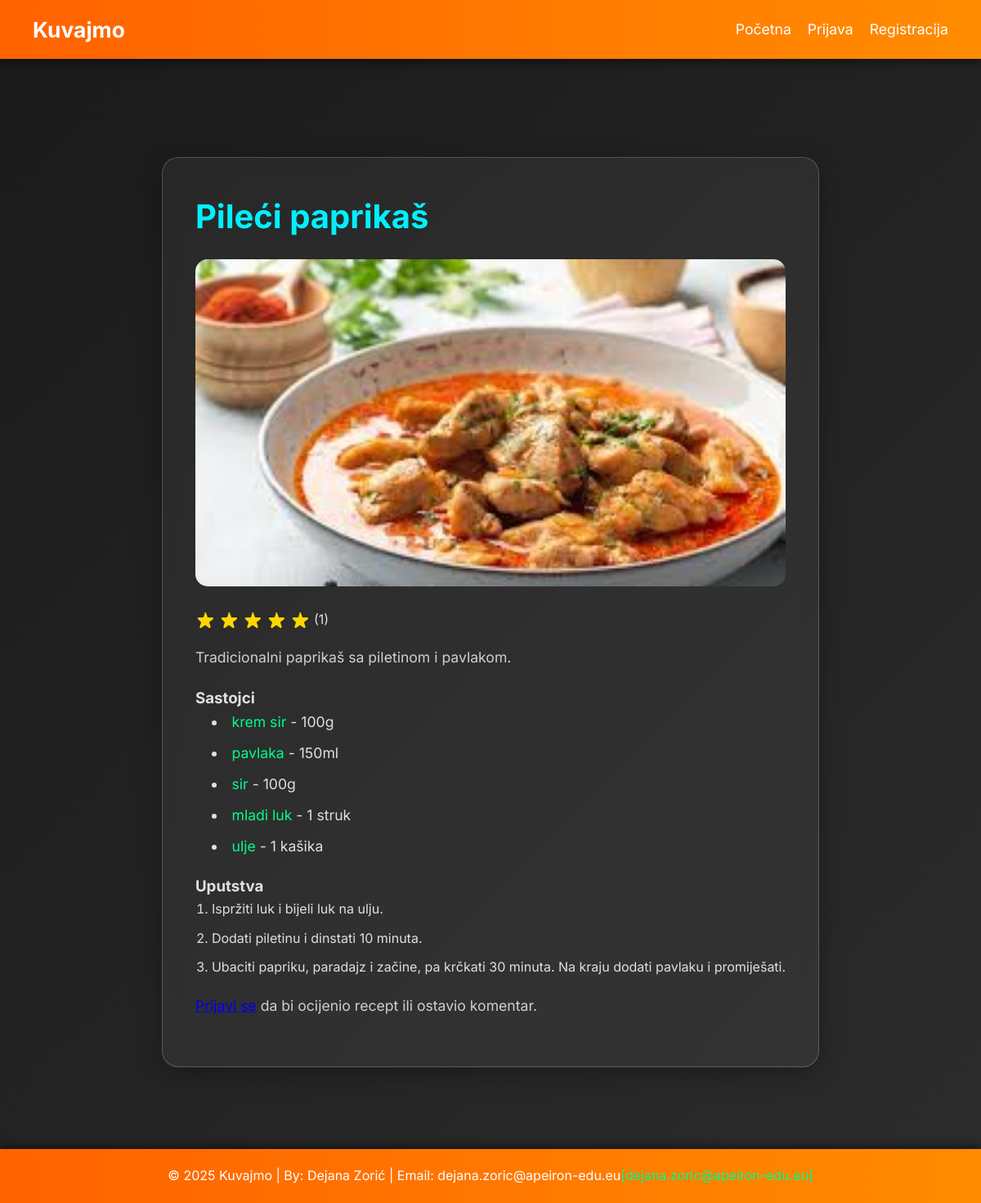
/recipe_show.php?id=3, run on the app's committed database.
### tables this page shows
CREATE TABLE `recipes` (
  `id` int(11) NOT NULL,
  `title` varchar(255) NOT NULL,
  `description` text NOT NULL,
  `instructions` text NOT NULL,
  `image` varchar(255) DEFAULT NULL,
  `user_id` int(11) DEFAULT NULL,
  `created_at` timestamp NOT NULL DEFAULT current_timestamp()
);

CREATE TABLE `recipe_ingredient` (
  `id` int(11) NOT NULL,
  `recipe_id` int(11) DEFAULT NULL,
  `ingredient_id` int(11) DEFAULT NULL,
  `quantity` varchar(255) DEFAULT NULL,
  `created_at` timestamp NOT NULL DEFAULT current_timestamp()
);

CREATE TABLE `ingredients` (
  `id` int(11) NOT NULL,
  `name` varchar(255) NOT NULL,
  `created_at` timestamp NOT NULL DEFAULT current_timestamp()
);

### helpers.php (called while the page is built, shortened)
<?php
if (!function_exists('isLoggedIn')) {
    function isLoggedIn() {
        return isset($_SESSION['user_id']);
    }
}
?>

### recipe_show.php (the view, shortened to what this page needs)
<?php
require 'header.php';
require 'helpers.php';
$recipe_id = (int)$_GET['id'];
$stmt = $pdo->prepare("SELECT r.*, AVG(rt.rating) as avg_rating, COUNT(rt.id) as rating_count
                       FROM recipes r
                       LEFT JOIN ratings rt ON r.id = rt.recipe_id
                       WHERE r.id = ?
                       GROUP BY r.id");
$stmt->execute([$recipe_id]);
$recipe = $stmt->fetch(PDO::FETCH_ASSOC);
$stmt = $pdo->prepare("SELECT i.name, ri.quantity
                       FROM recipe_ingredient ri
                       JOIN ingredients i ON ri.ingredient_id = i.id
                       WHERE ri.recipe_id = ?");
$stmt->execute([$recipe_id]);
$ingredients = $stmt->fetchAll(PDO::FETCH_ASSOC);
$stmt = $pdo->prepare("SELECT c.*, u.name AS name
                       FROM comments c
                       JOIN users u ON c.user_id = u.id
                       WHERE c.recipe_id = ?
                       ORDER BY c.created_at DESC");
$stmt->execute([$recipe_id]);
$comments = $stmt->fetchAll(PDO::FETCH_ASSOC);
$user_rating = 0;
$has_rated = false;
?>
    <section class="container">
        <div class="recipe-details">
            <h2><?php echo htmlspecialchars($recipe['title']); ?></h2>
            <img src="<?php echo $recipe['image'] ? '/cook/uploads/' . htmlspecialchars($recipe['image']) : 'https://via.placeholder.com/600x400.png?text=Nema+slike'; ?>" alt="<?php echo htmlspecialchars($recipe['title']); ?>">
            <div class="rating">
                <?php for ($i = 1; $i <= 5; $i++): ?>
                    <svg fill="<?php echo $i <= round($recipe['avg_rating']) ? '#ffd700' : '#ccc'; ?>" viewBox="0 0 20 20">
                        <path d="M9.049 2.927c.3-.921 1.603-.921 1.902 0l1.286 3.97a1 1 0 00.95.69h4.178c.969 0 1.371 1.24.588 1.81l-3.39 2.467a1 1 0 00-.364 1.118l1.286 3.97c.3.921-.755 1.688-1.54 1.118l-3.39-2.467a1 1 0 00-1.175 0l-3.39 2.467c-.784.57-1.838-.197-1.54-1.118l1.286-3.97a1 1 0 00-.364-1.118L2.737 9.397c-.783-.57-.38-1.81.588-1.81h4.178a1 1 0 00.95-.69l1.286-3.97z"/>
                    </svg>
                <?php endfor; ?>
                <span>(<?php echo $recipe['rating_count']; ?>)</span>
            </div>
            <p><?php echo htmlspecialchars($recipe['description']); ?></p>
            <h3>Sastojci</h3>
            <ul>
                <?php foreach ($ingredients as $ingredient): ?>
                    <li><span><?php echo htmlspecialchars($ingredient['name']); ?></span> - <?php echo htmlspecialchars($ingredient['quantity'] ?? 'Po ukusu'); ?></li>
                <?php endforeach; ?>
            </ul>
            <h3>Uputstva</h3>
            <ol>
                <?php foreach (explode("\n", $recipe['steps'] ?? $recipe['instructions']) as $step): ?>
                    <?php if (trim($step)): ?>
                        <li><?php echo htmlspecialchars($step); ?></li>
                    <?php endif; ?>
                <?php endforeach; ?>
            </ol>
            <?php if (isLoggedIn()): ?>
    <div class="rating-form">
        <?php if ($has_rated): ?>
            <p class="user-rating">Vaša ocjena:
                <?php for ($i = 1; $i <= 5; $i++): ?>
                    <svg class="rating-star" fill="<?php echo $i <= $user_rating ? '#ffd700' : '#ccc'; ?>" viewBox="0 0 20 20">
                        <path d="M9.049 2.927c.3-.921 1.603-.921 1.902 0l1.286 3.97a1 1 0 00.95.69h4.178c.969 0 1.371 1.24.588 1.81l-3.39 2.467a1 1 0 00-.364 1.118l1.286 3.97c.3.921-.755 1.688-1.54 1.118l-3.39-2.467a1 1 0 00-1.175 0l-3.39 2.467c-.784.57-1.838-.197-1.54-1.118l1.286-3.97a1 1 0 00-.364-1.118L2.737 9.397c-.783-.57-.38-1.81.588-1.81h4.178a1 1 0 00.95-.69l1.286-3.97z"/>
                    </svg>
                <?php endfor; ?>
            </p>
        <?php else: ?>
            <div class="rate-recipe">
                <span class="rate-label">Ocijenite:</span>
                <?php for ($i = 5; $i >= 1; $i--): ?>
                    <svg class="rating-star" data-value="<?php echo $i; ?>" fill="#ccc" viewBox="0 0 20 20">
                        <path d="M9.049 2.927c.3-.921 1.603-.921 1.902 0l1.286 3.97a1 1 0 00.95.69h4.178c.969 0 1.371 1.24.588 1.81l-3.39 2.467a1 1 0 00-.364 1.118l1.286 3.97c.3.921-.755 1.688-1.54 1.118l-3.39-2.467a1 1 0 00-1.175 0l-3.39 2.467c-.784.57-1.838-.197-1.54-1.118l1.286-3.97a1 1 0 00-.364-1.118L2.737 9.397c-.783-.57-.38-1.81.588-1.81h4.178a1 1 0 00.95-.69l1.286-3.97z"/>
                    </svg>
                <?php endfor; ?>
            </div>
        <?php endif; ?>
    </div>
    <div class="share-buttons">
    <h4>Podijeli recept:</h4>
    <a href="https://www.facebook.com/sharer/sharer.php?u=<?php echo urlencode('http://' . $_SERVER['HTTP_HOST'] . '/cook/recipe_show.php?id=' . $recipe_id); ?>" target="_blank">
        <svg fill="#ffffff" viewBox="0 0 24 24" width="24" height="24">
            <path d="M18 2h-3a5 5 0 00-5 5v3H7v4h3v8h4v-8h3l1-4h-4V7a1 1 0 011-1h3z"/>
        </svg>
    </a>
    <a href="https://twitter.com/intent/tweet?url=<?php echo urlencode('http://' . $_SERVER['HTTP_HOST'] . '/cook/recipe_show.php?id=' . $recipe_id); ?>&text=Probaj ovaj recept: <?php echo htmlspecialchars($recipe['title']); ?>" target="_blank">
        <svg fill="#ffffff" viewBox="0 0 24 24" width="24" height="24">
            <path d="M23 3a10.9 10.9 0 01-3.14 1.53 4.48 4.48 0 00-7.86 3v1A10.66 10.66 0 013 4s-4 9 5 13a11.64 11.64 0 01-7 2c9 5 20 0 20-11.5a4.5 4.5 0 00-.08-.83A7.72 7.72 0 0023 3z"/>
        </svg>
    </a>
    <a href="mailto:?subject=Probaj ovaj recept: <?php echo htmlspecialchars($recipe['title']); ?>&body=Pogledaj ovaj recept: <?php echo urlencode('http://' . $_SERVER['HTTP_HOST'] . '/cook/recipe_show.php?id=' . $recipe_id); ?>" target="_blank">
        <svg fill="#ffffff" viewBox="0 0 24 24" width="24" height="24">
            <path d="M20 4H4a2 2 0 00-2 2v12a2 2 0 002 2h16a2 2 0 002-2V6a2 2 0 00-2-2zm0 4l-8 5-8-5V6l8 5 8-5z"/>
        </svg>
    </a>
</div>
                <div class="comments">
                    <h3>Komentari</h3>
                    <form action="comment.php" method="POST">
                        <input type="hidden" name="recipe_id" value="<?php echo $recipe_id; ?>">
                        <label for="content">Dodaj komentar</label>
                        <textarea name="content" id="content" required></textarea>
                        <button type="submit">Pošalji</button>
                    </form>
                    <?php if (empty($comments)): ?>
                        <p class="text-gray-400">Nema komentara.</p>
                    <?php else: ?>
                        <?php foreach ($comments as $comment): ?>
                            <div class="comment-card">
                                <div class="author"><?php echo htmlspecialchars($comment['name']); ?></div>
                                <div class="date"><?php echo date('d.m.Y H:i', strtotime($comment['created_at'])); ?></div>
                                <p><?php echo htmlspecialchars($comment['content']); ?></p>
                            </div>
                        <?php endforeach; ?>
                    <?php endif; ?>
                </div>
            <?php else: ?>
                <p><a href="login.php">Prijavi se</a> da bi ocijenio recept ili ostavio komentar.</p>
            <?php endif; ?>
        </div>
    </section>
<?php require 'footer.php'; ?>

### style.css (style rules this page uses)
* { margin: 0; padding: 0; box-sizing: border-box; font-family: 'Inter', sans-serif; }
body { background: linear-gradient(135deg, #1a1a1a 0%, #2c2c2c 100%); color: #ffffff; line-height: 1.6; overflow-x: hidden; display: flex; flex-direction: column; min-height: 100vh; }
.container { max-width: 1200px; margin: 0 auto; padding: 0 20px; }
section.container { padding: 60px 20px; flex: 1; }
.recipe-details { background: rgba(255, 255, 255, 0.05); backdrop-filter: blur(15px); border: 1px solid rgba(255, 255, 255, 0.1); border-radius: 20px; padding: 30px; margin: 40px 0; animation: fadeInUp 0.8s ease forwards; }
.recipe-details { background: rgba(255, 255, 255, 0.05); backdrop-filter: blur(10px); border: 1px solid rgba(255, 255, 255, 0.2); border-radius: 20px; padding: 40px; margin-top: 60px; color: #e0e0e0; box-shadow: 0 8px 32px rgba(0, 0, 0, 0.3); }
.recipe-details p { font-size: 1.2rem; margin-bottom: 15px; }
.recipe-details ul { list-style: disc inside; margin-bottom: 30px; }
.recipe-details ul li { margin-bottom: 10px; font-size: 1.1rem; }
.recipe-details h2 { font-size: 2.5rem; font-weight: 700; margin-bottom: 20px; color: #00f0ff; }
.recipe-details img { width: 100%; max-height: 400px; object-fit: cover; border-radius: 15px; margin-bottom: 20px; transition: transform 0.5s ease; }
.recipe-details .rating { display: flex; align-items: center; margin-bottom: 20px; }
.recipe-details .rating svg { width: 24px; height: 24px; margin-right: 5px; }
.recipe-details p { font-size: 1.1rem; color: #d0d0d0; margin-bottom: 20px; }
.recipe-details ul, .recipe-details ol { margin-bottom: 20px; padding-left: 20px; }
.recipe-details ul li, .recipe-details ol li { margin-bottom: 10px; color: #e0e0e0; }
.recipe-details ul li span { color: #00ff88; }

### data on the page
recipes: title "Pileći paprikaš", image (picture), description "Tradicionalni paprikaš sa piletinom i pavlakom.", instructions "Ispržiti luk i bijeli luk na ulju.", instructions "Dodati piletinu i dinstati 10 minuta.", instructions "Ubaciti papriku, paradajz i začine, pa krčkati 30 minuta. Na kraju dodati pavlaku i promiješati."
recipe_ingredient: ingredient.name "krem sir", quantity "100g"
recipe_ingredient: ingredient.name "pavlaka", quantity "150ml"
recipe_ingredient: ingredient.name "sir", quantity "100g"
recipe_ingredient: ingredient.name "mladi luk", quantity "1 struk"
recipe_ingredient: ingredient.name "ulje", quantity "1 kašika"

### other printed values
$recipe['rating_count'] "1"
